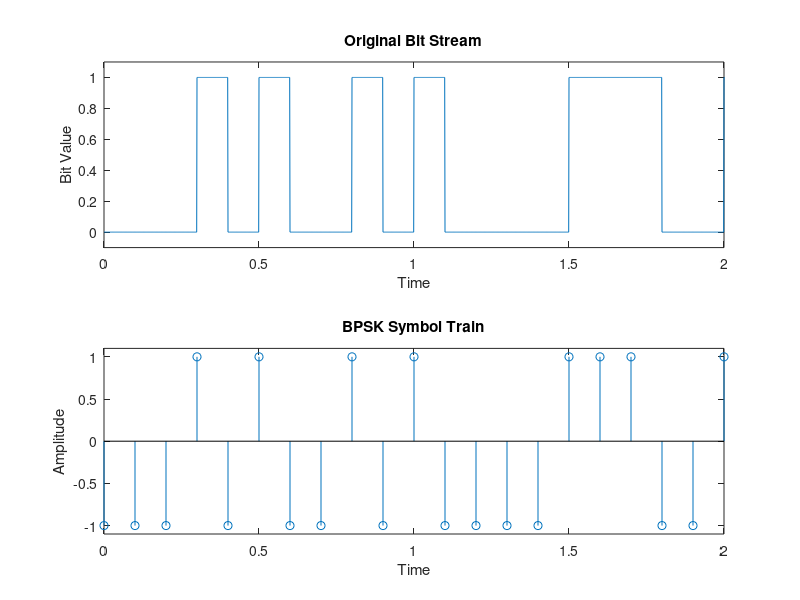
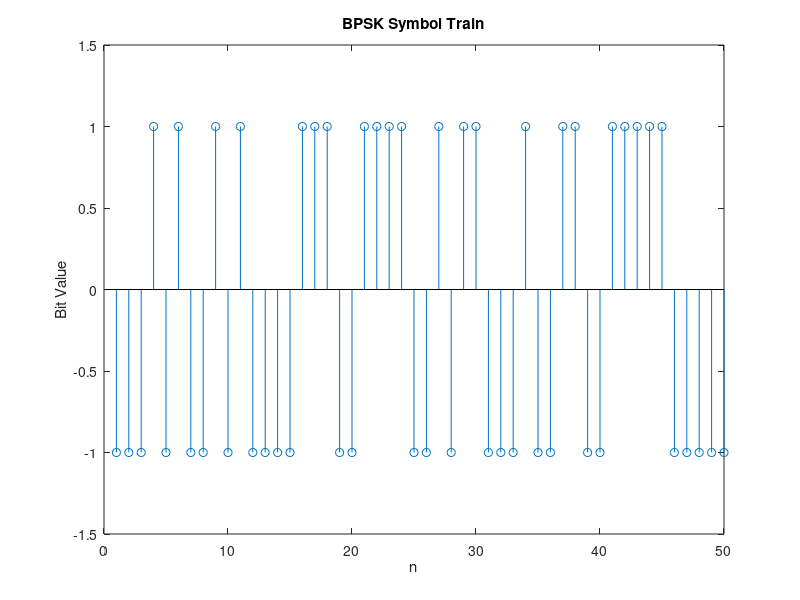

Here is the MATLAB script that generated these plots, in order: (Note: this script raises an error after producing the figures.)
clear all;
clc ;

%% generating a random BPSK stream of length 1000
L = 1000; % length of the bit sequnece
fs = 10; % sampling frequency
Tb = 1/ fs ;
dt = 0.001;
t = 0: dt : L / fs ; % time vector
bit_seq = randi ([0 1] ,1 , L ) ; % original bit sequence

%% mapping the bit stream into BPSK symbols
bpsk_sym = zeros (1 , L ) ;

for i = 1: L
    if ( bit_seq ( i ) ==0)
        bpsk_sym ( i ) = -1;
    else
        bpsk_sym ( i ) = 1;
    end
end

% plotting the bit sequence and the BPSK symbol train
bit_mod = zeros (1 , length ( t ) ) ;
for j = 0: L -1
    bit_mod ( j * Tb / dt +1:( j +1) * Tb / dt ) = bit_seq ( j +1) ;
end

BPSK_time = zeros (1 , length ( t ) ) ;
for n = 0: L -1
    BPSK_time ( round ( n * Tb / dt ) +1) = bpsk_sym ( n +1) ;
end

figure
subplot (2 ,1 ,1)
plot (t , bit_mod );
xlabel ('Time')
ylabel ('Bit Value')
title ('Original Bit Stream')
xlim ([0 2])
ylim ([ -0.1 1.1])

subplot (2 ,1 ,2)
stem ( t (1: Tb / dt : length ( t ) -1) , bpsk_sym ) ;
xlabel ('Time')
ylabel ('Amplitude')
title ('BPSK Symbol Train')
xlim ([0 2])
ylim ([ -1.1 1.1])

% plotting the BPSK symbol train
figure
stem ( bpsk_sym ) ;
xlabel ('n')
ylabel ('Bit Value')
title ('BPSK Symbol Train')
xlim ([0 50])
ylim ([ -1.5 1.5])

%% Convolving with the sinc /raised - cosine function




alpha_1 = 0.5;
alpha_2 = 1;
ts = -L*Tb :dt: L*Tb;

Rx_sinc = sinc(fs*ts);
Rx_rcos1 = rcos(alpha_1,fs,ts);
Rx_rcos2 = rcos(alpha_2,fs,ts);

tx_stream_Sinc = conv(BPSK_time ,Rx_sinc ,'same') ;
tx_stream_Rcos1 = conv(BPSK_time ,Rx_rcos1 ,'same') ;
tx_stream_Rcos2 = conv(BPSK_time ,Rx_rcos2 ,'same') ;

figure
plot (t , tx_stream_Sinc ) ;
hold on
stem ( t (1: Tb / dt : length ( t ) -1) , bpsk_sym ,'k','LineStyle','--') ;
xlabel ('Time')
ylabel ('Amplitude')
title ('Received Signal - Sinc ( Without Noise )')
xlim ([0 1])
grid on

figure
plot (t , tx_stream_Rcos1 ) ;
hold on
stem ( t (1: Tb / dt : length ( t ) -1) , bpsk_sym ,'k','LineStyle','--') ;
xlabel ('Time')
ylabel ('Amplitude')
title ('Received Signal - Raised Cosine with \ alpha = 0.5 ( Without Noise )')
xlim ([0 1])
grid on

figure
plot (t , tx_stream_Rcos2 ) ;
hold on
stem ( t (1: Tb / dt : length ( t ) -1) , bpsk_sym ,'k','LineStyle','--') ;
xlabel ('Time')
ylabel ('Amplitude')
title ('Received Signal - Raised Cosine with \ alpha = 1 ( Without Noise )')
xlim ([0 1])
grid on

%% Eye Diagrams

eyediagram ( tx_stream_Sinc ,2*(1/ fs ) / dt ,2/ fs ) ;
eyediagram ( tx_stream_Rcos1 ,2*(1/ fs ) / dt ,2/ fs ) ;
eyediagram ( tx_stream_Rcos2 ,2*(1/ fs ) / dt ,2/ fs ) ;


%% Adding Noise

Eb = 1; % bit energy
gamma = 10; % (Eb/N0) in dB
N0 = Eb *10^( -0.1* gamma ) ; % noise power spectral density

awgn = sqrt ( N0 /2) * randn (1 , length ( tx_stream_Sinc ) ) ;

rx_noise_Sinc = tx_stream_Sinc + awgn ;
rx_noise_Rcos1 = tx_stream_Rcos1 + awgn ;
rx_noise_Rcos2 = tx_stream_Rcos2 + awgn ;

% plotting the received signals with noise
figure
plot (t , rx_noise_Sinc ) ;
hold on
stem ( t (1: Tb / dt : length ( t ) -1) , bpsk_sym ,'k','LineStyle','--') ;
xlabel ('Time (s)')
ylabel ('Amplitude ')
title ( strcat ('Received Signal (E_b/N_0 = ',num2str ( gamma ) ,'B) - Sinc ') )
xlim ([0 1])
grid on

figure
plot (t , rx_noise_Rcos1 ) ;
hold on
stem ( t (1: Tb / dt : length ( t ) -1) , bpsk_sym ,'k','LineStyle','--') ;
xlabel ('Time (s)')
ylabel ('Amplitude ')
title ( strcat ('Received Signal (E_b/N_0 = ',num2str ( gamma ) ) )
xlim ([0 1])
grid on

figure
plot (t , rx_noise_Rcos2 ) ;
hold on
stem ( t (1: Tb / dt : length ( t ) -1) , bpsk_sym ,'k','LineStyle','--') ;
xlabel ('Time (s)')
ylabel ('Amplitude ')
title ( strcat ('Received Signal (E_b/N_0 = ',num2str ( gamma )  ))
xlim ([0 1])
grid on

%% Eye Diagrams with Noise

eyediagram ( rx_noise_Sinc ,2*(1/ fs ) / dt ,2/ fs ) ;
eyediagram ( rx_noise_Rcos1 ,2*(1/ fs ) / dt ,2/ fs ) ;
eyediagram ( rx_noise_Rcos2 ,2*(1/ fs ) / dt ,2/ fs ) ;

